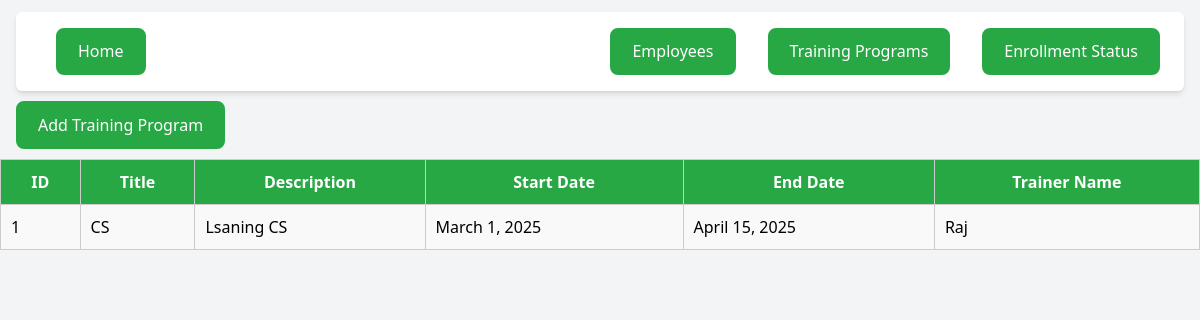
Page /training on the earlier database version.
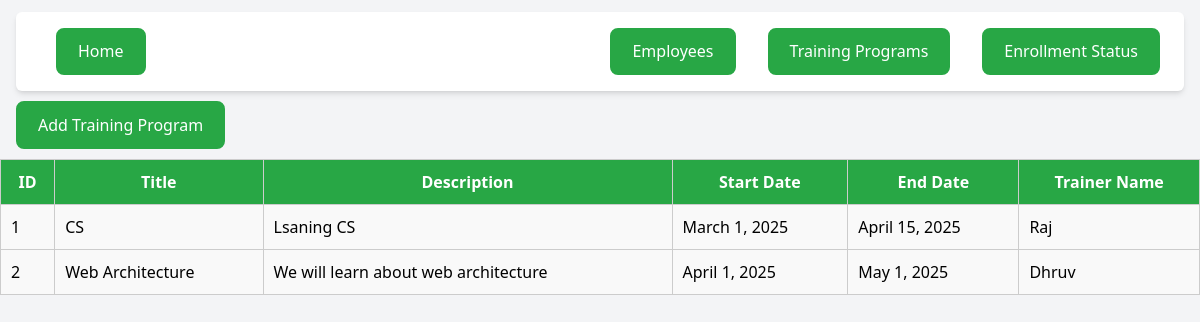
Same page on the later database version.
### ETT_App/models.py (models this page shows)
class TrainingProgram(models.Model):
    title = models.CharField(max_length=200)
    description = models.TextField()
    start_date = models.DateField()
    end_date = models.DateField()
    trainer_name = models.CharField(max_length=100)

### ETT_App/views.py (the view)
# urls.py: path('training', views.get_Training,name='training'),
def get_Training(request):
    trainees=TrainingProgram.objects.all()
    return render(request,'training.html',{'trainees':trainees})

### templates/training.html (shortened to what this page needs)
<!DOCTYPE html>
<html lang="en">
<head>
</head>
<body>
    <div style="margin: 10px 0;">
        {% include 'templates/nav.html' %}
    </div>
    <button><a href="add_training">Add Training Program</a></button>
    <table style="width: 100%; border-collapse: collapse; margin-top: 10px;">
        <thead>
            <tr style="background-color: #28a745; color: white;">
                <th style="padding: 10px; border: 1px solid #ccc;">ID</th>
                <th style="padding: 10px; border: 1px solid #ccc;">Title</th>
                <th style="padding: 10px; border: 1px solid #ccc;">Description</th>
                <th style="padding: 10px; border: 1px solid #ccc;">Start Date</th>
                <th style="padding: 10px; border: 1px solid #ccc;">End Date</th>
                <th style="padding: 10px; border: 1px solid #ccc;">Trainer Name</th>
            </tr>
        </thead>
        <tbody>
            {% for trainee in trainees %}
            <tr style="background-color: #f9f9f9;">
                <td style="padding: 10px; border: 1px solid #ccc;">{{ trainee.id }}</td>
                <td style="padding: 10px; border: 1px solid #ccc;">{{ trainee.title }}</td>
                <td style="padding: 10px; border: 1px solid #ccc;">{{ trainee.description }}</td>
                <td style="padding: 10px; border: 1px solid #ccc;">{{ trainee.start_date }}</td>
                <td style="padding: 10px; border: 1px solid #ccc;">{{ trainee.end_date }}</td>
                <td style="padding: 10px; border: 1px solid #ccc;">{{ trainee.trainer_name }}</td>
            </tr>
            {% endfor %}
        </tbody>
    </table>
</body>
</html>

### templates/nav.html (shortened to what this page needs)
{% load static tailwind_tags %}
<!DOCTYPE html>
<html lang="en">
<head>
    {% tailwind_css %}
</head>
<body class="bg-gray-100 font-sans">
    <nav class="mt-3 px-6 py-4 flex justify-between items-center shadow-md bg-white rounded-md mx-4">
        <div>
            <a href="/">
                <button class="px-4 py-2 border border-gray-300 rounded-md text-sm font-medium hover:bg-gray-200 transition-all duration-200">
                    Home
                </button>
            </a>
        </div>
        <div class="flex gap-4">
            <a href="employees">
                <button class="px-4 py-2 border border-gray-300 rounded-md text-sm font-medium hover:bg-gray-200 transition-all duration-200">
                    Employees
                </button>
            </a>
            <a href="training">
                <button class="px-4 py-2 border border-gray-300 rounded-md text-sm font-medium hover:bg-gray-200 transition-all duration-200">
                    Training Programs
                </button>
            </a>
            <a href="enrollment">
                <button class="px-4 py-2 border border-gray-300 rounded-md text-sm font-medium hover:bg-gray-200 transition-all duration-200">
                    Enrollment Status
                </button>
            </a>
        </div>
    </nav>
</body>
</html>

### templates/training.html (style rules this page uses)
button { background-color: #28a745; padding: 10px 20px; border: 2px solid #28a745; border-radius: 8px; font-size: 16px; margin-left: 1rem; }
a { text-decoration: None; color: white; }

Differences in the rows shown:
added TrainingProgram: id "2", title "Web Architecture", description "We will learn about web architecture", start_date "April 1, 2025", end_date "May 1, 2025", trainer_name "Dhruv"
